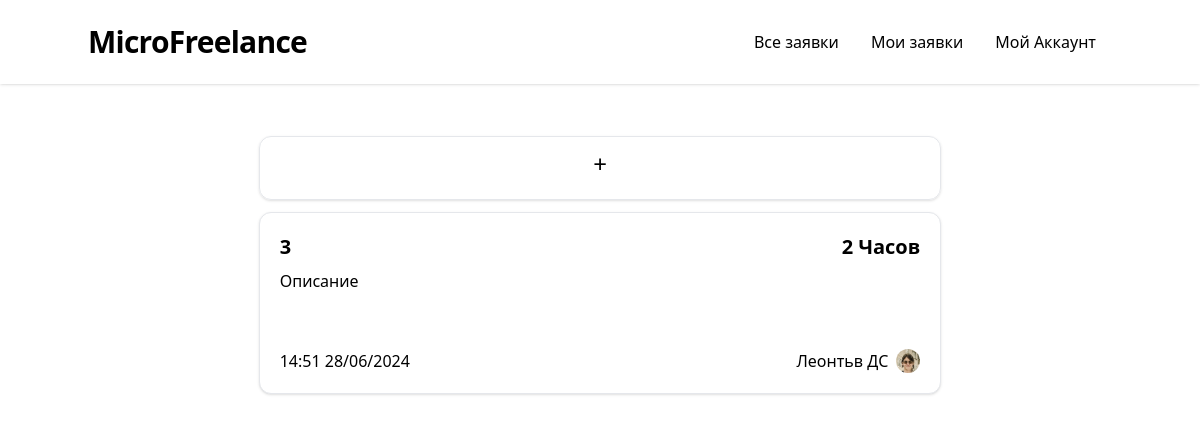
The app's page /all-tasks, older data.
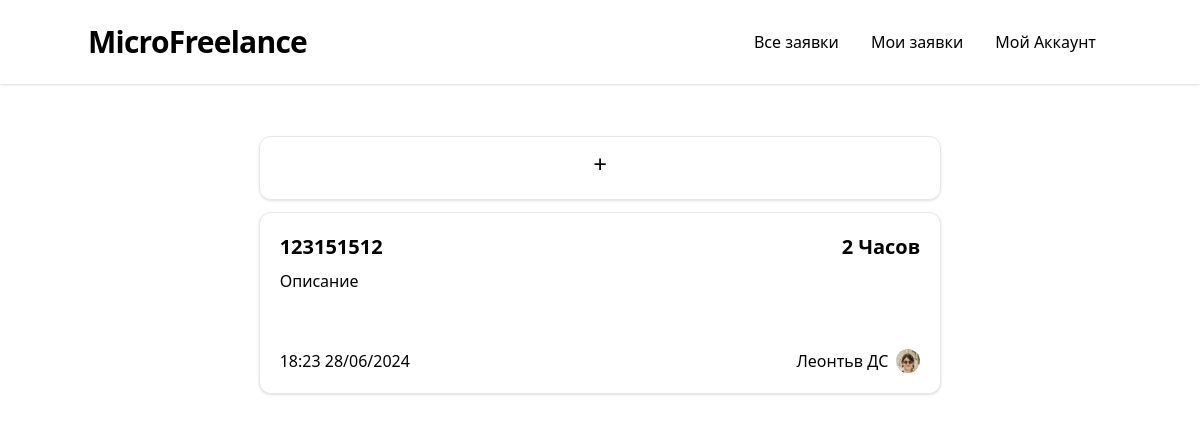
The same page, newer data.
### models.py (models this page shows, shortened)
class Post(db.Model):
    __table_name__ = "posts"
    id: Mapped[int]                         = mapped_column(primary_key=True)
    title: Mapped[str]                      = mapped_column(String(64))
    data: Mapped[str]                       = mapped_column(String(256))
    data_text: Mapped[str]                  = mapped_column(String(256))
    coast: Mapped[str]                      = mapped_column(String(64))
    currency: Mapped[str]                   = mapped_column(String(64))
    author_id: Mapped[int]                  = mapped_column(ForeignKey(User.id))
    create_date: Mapped[datetime.datetime]  = mapped_column(DateTime(timezone=True), server_default=func.now())
    update_date: Mapped[datetime.datetime]  = mapped_column(DateTime(timezone=True), server_default=func.now())
    archived_date: Mapped[Optional[datetime.datetime]] = mapped_column(DateTime(timezone=True))
    archived: Mapped[bool]                  = mapped_column(default=False)
    respond: Mapped[list["PostRespond"]]    = relationship(back_populates="post", cascade="all, delete")
    author: Mapped["User"] = relationship()

class User(UserMixin, db.Model):
    __table_name__ = "users"
    id: Mapped[int]                         = mapped_column(primary_key=True)
    login: Mapped[str]                      = mapped_column(String(64), index=True, unique=True)
    password_hash: Mapped[Optional[str]]    = mapped_column(String(256))
    name: Mapped[Optional[str]]             = mapped_column(String(64))
    aboutme: Mapped[Optional[str]]          = mapped_column(String(256))

### routes.py (the view)
@app.route('/')
@app.route('/index')
@app.route('/all-tasks/<filter>')
@app.route('/all-tasks/')
@app.route('/all-tasks')
def all_tasks(filter = None):
    return render_template('my_tasks.html', tasks = db.session.query( Post ).filter(Post.archived == False).order_by(sa.desc(Post.update_date)), create_new = True)

### templates/my_tasks.html (shortened to what this page needs)
{% extends 'base/base.html' %}
{% block content %}
<div class="divide-y sm:divide-y-0 mt-5 border-y sm:border-0">
    {% if create_new %}
    <a href="/create-post" style="display: block;">
        <div class="sm:shadow sm:border sm:mb-3 sm:w-4/6 mx-auto p-5 sm:rounded-xl cursor-pointer h-16 py-2 w-64 hover:sm:outline hover:sm:border-0 transition-all hover:sm:scale-105">
            <div class="bg-white h-full rounded-xl text-center justify-center grid w-full content-center sm:bg-transparent">
                <span class="text-2xl mb-2 text-black">+</span>
            </div>
        </div>
    </a>
    {% endif %}
    {% for task in tasks %}
        <a href="/post/{{ task.id }}" style="display: block;">
            <div class="sm:shadow sm:border bg-white sm:mb-3 sm:w-4/6 mx-auto p-5 sm:rounded-xl cursor-pointer transition-all hover:sm:outline hover:sm:scale-105  hover:sm:shadow-gray-600">
                <div class="flex">
                    <p class="font-semibold text-xl grow break-all line-clamp-2"> {{ task.title }} </p>
                    <p class="font-semibold text-xl shrink-0">{{ task.coast|int  }} {{ task.currency }}</p>
                </div>
                <p class="min-h-16 overflow-hidden whitespace-pre-wrap break-all mt-2 w-auto line-clamp-3">{{ task.data_text|truncate(150) }}</p>
                <div class="flex mt-4">
                    <p class="grow"> {{ task.create_date.strftime("%H:%M %d/%m/%Y") }} </p>
                    <div class="shrink-0 flex">
                        <p class="shrink-0 mr-2">{{ task.author.name }}</p>
                        <img class="size-6 rounded-full ml" src="{{ url_for('static', filename='avatars/' + task.author.login + '.webp') }}">
                    </div>
                </div>
            </div>
        </a>
    {% endfor %}
</div>
{% endblock %}

### templates/base/base.html (shortened to what this page needs)
<!DOCTYPE html>
<html lang="en">
<head>
    <link rel="stylesheet" href="{{ url_for('static', filename='compile.css') }}">
</head>
<body>
    {% include 'base/header.html' %}
    <div class="container max-w-5xl mx-auto sm:mt-10" id="container">
        {% block content %}
        {% endblock %}
    </div>
    <div class="h-20 w-1">
    </div>
</body>
</html>

### templates/base/header.html (shortened to what this page needs)
<nav class="flex justify-between flex-wrap p-6 shadow sm:h-fit h-0 sm:visible collapse fixed w-full bg-white/20 z-50 backdrop-blur-sm">
    <div class="container mx-auto flex flex-wrap justify-center max-w-5xl">
      <div class="flex justify-items-center">
        <a class="flex font-semibold text-3xl tracking-tight" href="/">MicroFreelance</a>
      </div>
      <div class="grow"></div>
      <div class="flex justify-items-center text-center place-items-center relative">
          <a class="mx-4 flex" href="/all-tasks"> Все заявки </a>
          <a class="mx-4 flex" href="/my-tasks">  Мои заявки </a>
          <div class="dropdown">
            <a class="mx-4 flex " href="/login">   Мой Аккаунт</a>
          </div>
      </div>
  </div>
</nav>
<div class="sm:h-24 h-0 sm:visible collapse">
</div>

Row changes from the older to the newer data that the page shows:
removed Post: title "3", coast "2", currency "Часов", data_text "Описание", create_date "14:51 28/06/2024", author.name "Леонтьв ДС", login (picture)
added Post: title "123151512", coast "2", currency "Часов", data_text "Описание", create_date "18:23 28/06/2024", author.name "Леонтьв ДС", login (picture)
